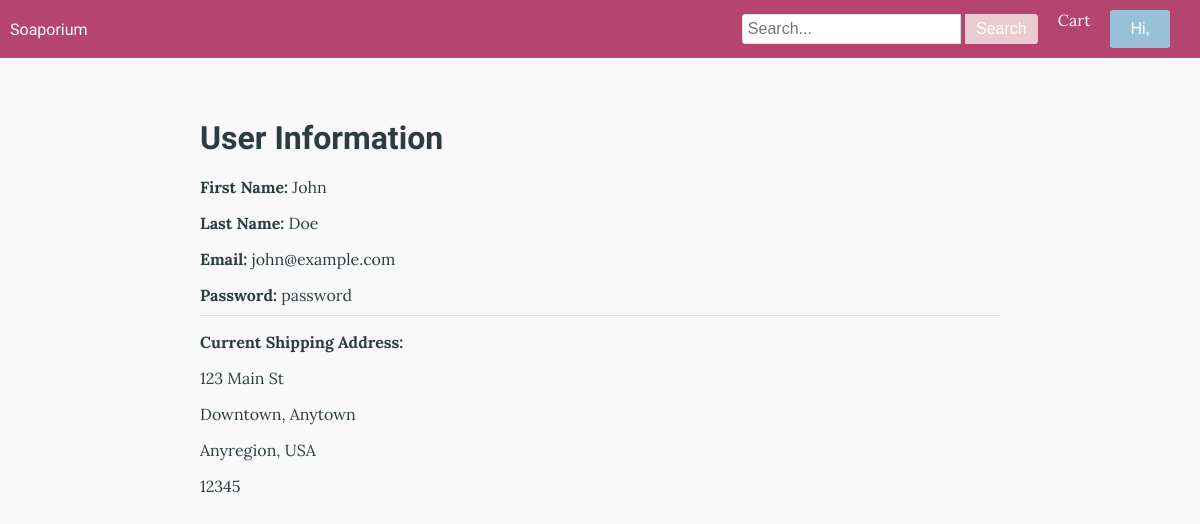
/user/1 (signed in), run on the app's committed database.
### tables this page shows
CREATE TABLE User (userid INTEGER PRIMARY KEY AUTOINCREMENT, fname TEXT NOT NULL, lname TEXT NOT NULL, housenum INTEGER, street TEXT, suburb TEXT, town TEXT, region TEXT, country TEXT, postcode INTEGER, email TEXT NOT NULL, password TEXT NOT NULL);

### routes.py (the view)
@app.route("/user/<int:userid>")
def userinfo(userid):
    session_userid = session.get("userid")
    if session_userid != userid:
        return "Hacker error", 404
    conn = sqlite3.connect("Soap.db")
    sql = "SELECT * FROM User WHERE userid = ?"
    user = conn.execute(sql, (userid,)).fetchone()
    conn.close()
    if not user:
        return "User not found", 404
    return render_template("user.html", user=user)

### templates/user.html (shortened to what this page needs)
{% extends "home.html" %}
{% block content %}
<div class="user-info-container">
    <h1>User Information</h1>
    {% if user %}
    <p><strong>First Name:</strong> {{ user[1] }}</p>
    <p><strong>Last Name:</strong> {{ user[2] }}</p>
    <p><strong>Email:</strong> {{ user[10] }}</p>
    <p><strong>Password:</strong> {{ user[11] }}</p>
    <hr>
    {% if user[3] and user[4] and user[5] and user[6] and user[7] and user[8] and user[9] %}
    <p><strong>Current Shipping Address:</strong></p>
    <p>{{ user[3] }} {{ user[4] }}</p>
    <p>{{ user[5] }}, {{ user[6] }}</p>
    <p>{{ user[7] }}, {{ user[8] }}</p>
    <p>{{ user[9] }}</p>
    {% endif %}
    {% else %}
    <p>User information not available.</p>
    {% endif %}
</div>
{% endblock %}

### static/styles.css (style rules this page uses)
.home-link, h1, h2, h3, h4, h5, h6 { font-family: 'Rock Salt', cursive; }
body { font-family: 'Lora', serif; margin: 0; padding: 0; background-color: #faf9f9; color: #2b3d41; }
hr { width: 100%; border: 0; border-top: 1px solid #ddd; margin: 10px 0; }
.user-info-container { max-width: 800px; margin: 0 auto; padding: 20px; }
.user-info-container h1 { margin-bottom: 20px; }
.user-info-container p { margin-bottom: 10px; }

### data on the page
User: fname "John", lname "Doe", email "john@example.com", password "password", housenum "123", street "Main St", suburb "Downtown", town "Anytown", region "Anyregion", country "USA", postcode "12345"
